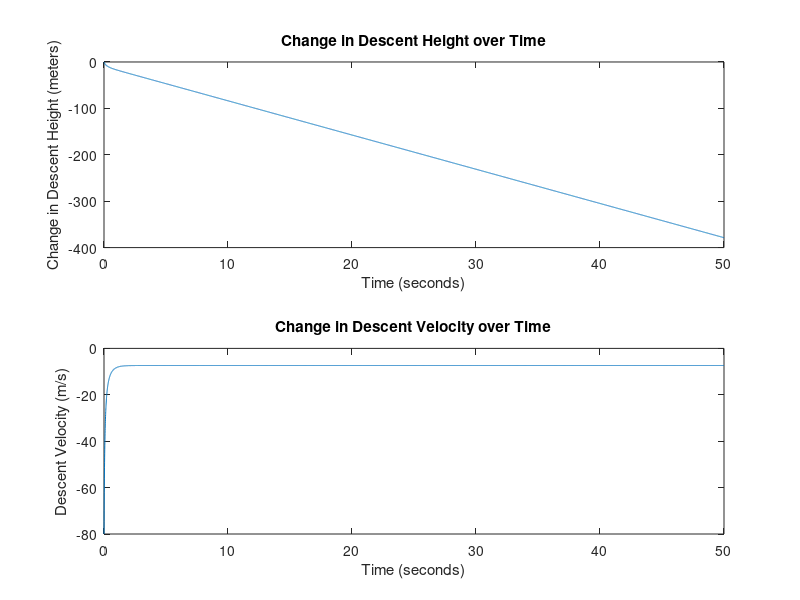
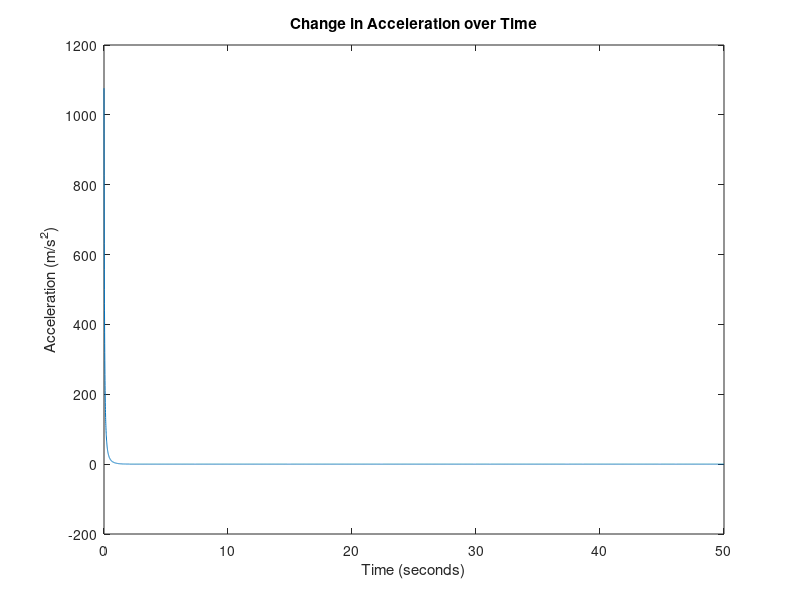

Write the MATLAB code that produced these figures, in order.
% Initialize parameters
G = 6.67430e-11;   % Gravitational constant (m^3/kg/s^2)
M = 5.972e24;      % Earth mass (kg)
rho = 1.225;       % Air density (kg/m^3)
c_p = 0.8;         % Air resistance coefficient for a person
S_p = 70;          % Reference area for a person (m^2)
m = 190;           % Person's mass (kg)

% Set initial conditions
r0 = 6372000; % Initial height (in meters)
v0 = -80;    

% Solve the differential equation
tspan = [0, 50]; % Time interval
t = linspace(tspan(1), tspan(2), 10000);
f = @(t, y) [y(2); -G*M / y(1)^2 + 0.5 * c_p * rho * S_p / m * y(2)^2];
[t, y] = ode45(f, t, [r0, v0]);

descent_height_change = -y(1, 1) + y(:, 1);

% Plot descent height and velocity curves
figure;
subplot(2, 1, 1);
plot(t, descent_height_change); % Change in descent height as a function of time
xlabel('Time (seconds)');
ylabel('Change in Descent Height (meters)');
title('Change in Descent Height over Time');

subplot(2, 1, 2);
plot(t, y(:, 2)); % Descent velocity as a function of time
xlabel('Time (seconds)');
ylabel('Descent Velocity (m/s)');
title('Change in Descent Velocity over Time');

% Calculate acceleration
acceleration = diff(y(:, 2))./diff(t); % Calculate acceleration from velocity changes

% Adjust the time interval to match the acceleration data
t_acceleration = t(1:end-1);

% Plot the relationship between acceleration and time
figure;
plot(t_acceleration, acceleration);
xlabel('Time (seconds)');
ylabel('Acceleration (m/s^2)');
title('Change in Acceleration over Time');


